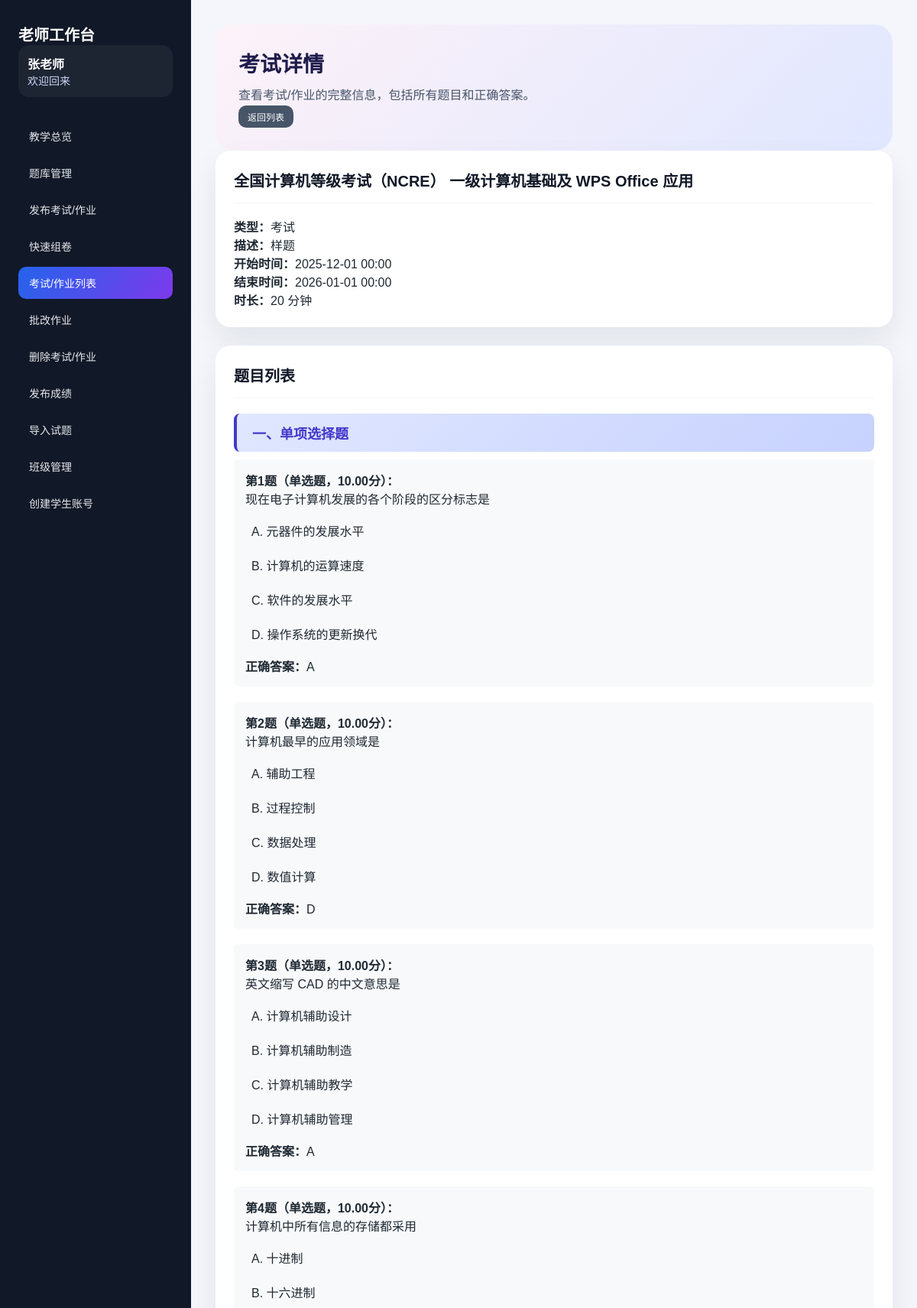
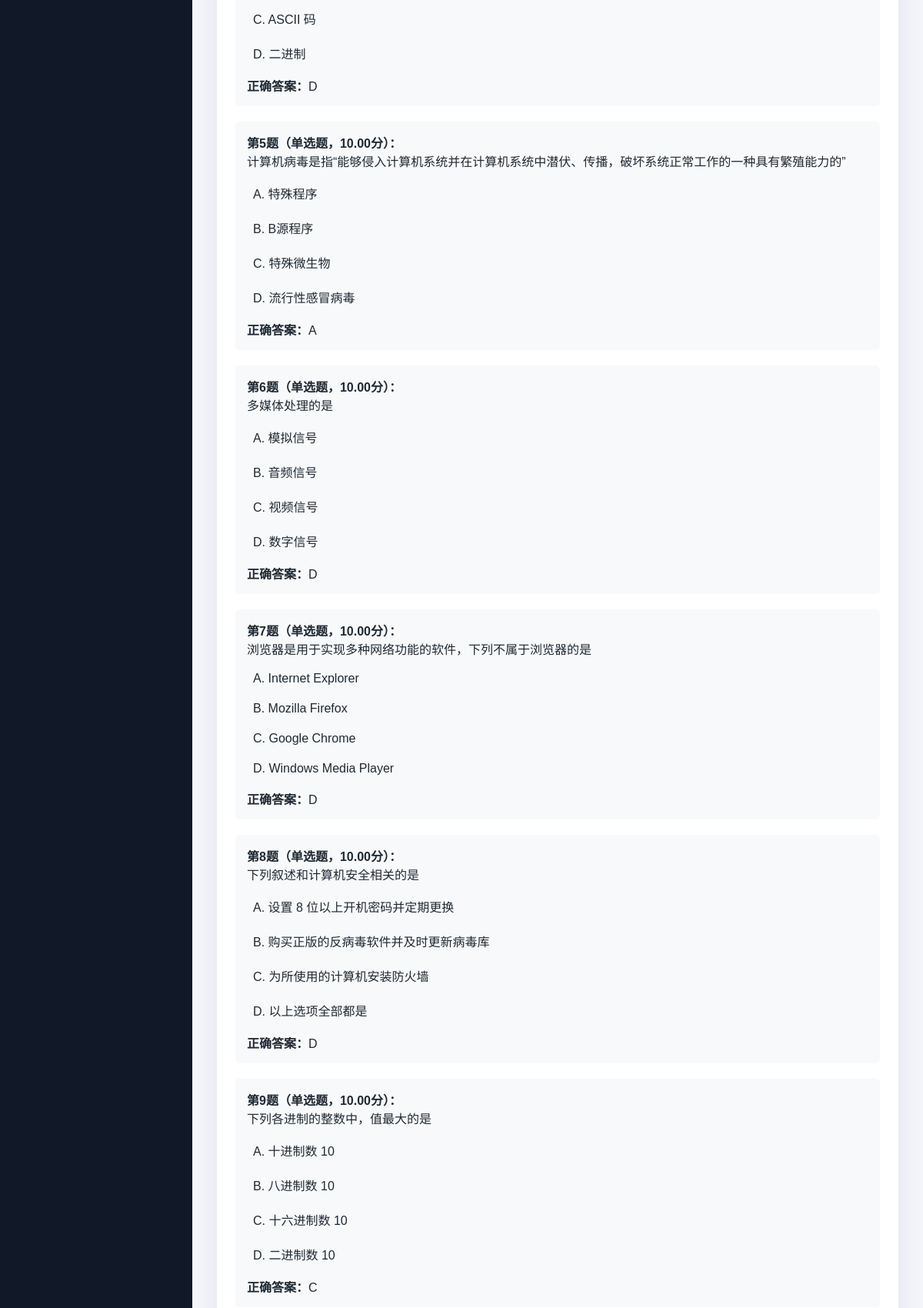
The page /teacher/exam_detail.php?id=2 (signed in, upper part) on the database its author committed (2 pictures, top to bottom).
### tables this page shows
CREATE TABLE `users` (
  `id` int(11) NOT NULL AUTO_INCREMENT,
  `username` varchar(50) NOT NULL,
  `password` varchar(255) NOT NULL,
  `name` varchar(50) NOT NULL,
  `role` enum('admin','teacher','student') NOT NULL DEFAULT 'student',
  `class_id` int(11) DEFAULT NULL COMMENT '班级ID，学生所属班级',
  `teacher_id` int(11) DEFAULT NULL COMMENT '创建该学生的老师ID',
  `created_by` int(11) DEFAULT NULL COMMENT '创建者ID',
  `created_at` datetime DEFAULT CURRENT_TIMESTAMP,
  PRIMARY KEY (`id`),
  UNIQUE KEY `username` (`username`),
  KEY `teacher_id` (`teacher_id`),
  KEY `created_by` (`created_by`),
  CONSTRAINT `users_ibfk_1` FOREIGN KEY (`teacher_id`) REFERENCES `users` (`id`) ON DELETE SET NULL,
  CONSTRAINT `users_ibfk_2` FOREIGN KEY (`created_by`) REFERENCES `users` (`id`) ON DELETE SET NULL
);

CREATE TABLE `exams` (
  `id` int(11) NOT NULL AUTO_INCREMENT,
  `title` varchar(200) NOT NULL,
  `description` text,
  `type` enum('exam','homework') NOT NULL DEFAULT 'exam',
  `teacher_id` int(11) NOT NULL,
  `start_time` datetime NOT NULL,
  `end_time` datetime NOT NULL,
  `duration` int(11) DEFAULT NULL COMMENT '考试时长（分钟）',
  `allow_retake` tinyint(1) DEFAULT '0' COMMENT '是否允许再次考试',
  `status` enum('draft','published','finished') DEFAULT 'draft',
  `created_at` datetime DEFAULT CURRENT_TIMESTAMP,
  PRIMARY KEY (`id`),
  KEY `teacher_id` (`teacher_id`),
  CONSTRAINT `exams_ibfk_1` FOREIGN KEY (`teacher_id`) REFERENCES `users` (`id`) ON DELETE CASCADE
);

CREATE TABLE `questions` (
  `id` int(11) NOT NULL AUTO_INCREMENT,
  `exam_id` int(11) NOT NULL,
  `question_text` text NOT NULL,
  `question_type` enum('single_choice','multiple_choice','judge','fill_blank','essay','big_question','answer_question') NOT NULL,
  `section_label` varchar(100) DEFAULT NULL COMMENT '大题标题或序号，如一、二',
  `options` text COMMENT 'JSON格式存储选项，适用于选择题',
  `correct_answer` text COMMENT '正确答案',
  `score` decimal(5,2) NOT NULL DEFAULT '0.00',
  `order_num` int(11) DEFAULT '0',
  `created_at` datetime DEFAULT CURRENT_TIMESTAMP,
  PRIMARY KEY (`id`),
  KEY `exam_id` (`exam_id`),
  CONSTRAINT `questions_ibfk_1` FOREIGN KEY (`exam_id`) REFERENCES `exams` (`id`) ON DELETE CASCADE
);

### config.php (called while the page is built, shortened)
<?php
function getDB() {
    static $pdo = null;
    if ($pdo === null) {
        try {
            $dsn = "mysql:host=" . DB_HOST . ";dbname=" . DB_NAME . ";charset=" . DB_CHARSET;
            $pdo = new PDO($dsn, DB_USER, DB_PASS);
            $pdo->setAttribute(PDO::ATTR_ERRMODE, PDO::ERRMODE_EXCEPTION);
            $pdo->setAttribute(PDO::ATTR_DEFAULT_FETCH_MODE, PDO::FETCH_ASSOC);
        } catch(PDOException $e) {
            die("数据库连接失败: " . $e->getMessage());
        }
    }
    return $pdo;
}
function getCurrentUser() {
    $pdo = getDB();
    $stmt = $pdo->prepare("SELECT * FROM users WHERE id = ?");
    $stmt->execute([$_SESSION['user_id']]);
    return $stmt->fetch();
}
?>

### teacher/exam_detail.php (the view, shortened to what this page needs)
<?php
require_once '../config.php';
require_once 'teacher_sidebar.php';
$pdo = getDB();
$user = getCurrentUser();
$examId = $_GET['id'] ?? 0;
$exam = $pdo->prepare("SELECT * FROM exams WHERE id = ? AND teacher_id = ?");
$exam->execute([$examId, $_SESSION['user_id']]);
$exam = $exam->fetch();
$questions = $pdo->prepare("SELECT * FROM questions WHERE exam_id = ? ORDER BY order_num");
$questions->execute([$examId]);
$questions = $questions->fetchAll();
?>
<!DOCTYPE html>
<html lang="zh-CN">
<head>
    <link rel="stylesheet" href="../style.css">
</head>
<body>
    <div class="app-shell">
        <?php renderTeacherSidebar('exam_list', $user); ?>
        <main class="app-content">
            <section class="page-hero">
                <div>
                    <h1>考试详情</h1>
                    <p>查看考试/作业的完整信息，包括所有题目和正确答案。</p>
                    <div class="hero-actions">
                        <a href="exam_list.php" class="btn btn-secondary btn-small">返回列表</a>
                    </div>
                </div>
            </section>
            <div class="card">
            <div class="card-header">
                <h2><?php echo htmlspecialchars($exam['title']); ?></h2>
            </div>
            <p><strong>类型：</strong><?php echo $exam['type'] === 'exam' ? '考试' : '作业'; ?></p>
            <p><strong>描述：</strong><?php echo htmlspecialchars($exam['description']); ?></p>
            <p><strong>开始时间：</strong><?php echo date('Y-m-d H:i', strtotime($exam['start_time'])); ?></p>
            <p><strong>结束时间：</strong><?php echo date('Y-m-d H:i', strtotime($exam['end_time'])); ?></p>
            <?php if ($exam['duration']): ?>
                <p><strong>时长：</strong><?php echo $exam['duration']; ?> 分钟</p>
            <?php endif; ?>
        </div>
        <div class="card">
            <div class="card-header">
                <h2>题目列表</h2>
            </div>
            <?php
            $lastSectionLabel = '';
            foreach ($questions as $index => $q):
                if (!empty($q['section_label']) && $q['section_label'] !== $lastSectionLabel):
                    $lastSectionLabel = $q['section_label'];
            ?>
                <div style="margin: 20px 0 10px 0; padding: 12px 20px; background: linear-gradient(135deg, #e0e7ff, #c7d2fe); border-left: 4px solid #4338ca; border-radius: 8px;">
                    <h3 style="margin: 0; color: #4338ca; font-size: 18px; font-weight: 600;"><?php echo htmlspecialchars($q['section_label']); ?></h3>
                </div>
            <?php
                elseif (empty($q['section_label'])):
                    $lastSectionLabel = '';
                endif;
            ?>
                <div style="margin-bottom: 20px; padding: 15px; background: #f8f9fa; border-radius: 5px;">
                    <p><strong>第<?php echo $index + 1; ?>题（<?php
                        $typeMap = [
                            'single_choice' => '单选题',
                            'multiple_choice' => '多选题',
                            'judge' => '判断题',
                            'fill_blank' => '填空题',
                            'essay' => '主观题',
                            'big_question' => '一大题',
                            'answer_question' => '二答题'
                        ];
                        echo $typeMap[$q['question_type']] ?? '主观题';
                    ?>，<?php echo $q['score']; ?>分）：</strong></p>
                    <p><?php echo nl2br(htmlspecialchars($q['question_text'])); ?></p>
                    <?php if (in_array($q['question_type'], ['single_choice', 'multiple_choice'])): ?>
                        <?php $options = json_decode($q['options'], true); ?>
                        <?php if ($options): ?>
                            <ul class="options-list">
                                <?php foreach ($options as $key => $value): ?>
                                    <li><?php echo $key; ?>. <?php echo htmlspecialchars($value); ?></li>
                                <?php endforeach; ?>
                            </ul>
                        <?php endif; ?>
                        <p><strong>正确答案：</strong><?php echo htmlspecialchars($q['correct_answer']); ?></p>
                    <?php elseif ($q['question_type'] === 'judge'): ?>
                        <p><strong>正确答案：</strong><?php echo htmlspecialchars($q['correct_answer']); ?></p>
                    <?php elseif ($q['question_type'] === 'fill_blank' && $q['correct_answer']): ?>
                        <p><strong>参考答案：</strong><?php echo htmlspecialchars($q['correct_answer']); ?></p>
                    <?php endif; ?>
                </div>
            <?php endforeach; ?>
        </div>
        </main>
    </div>
</body>
</html>

### teacher/teacher_sidebar.php (shortened to what this page needs)
<?php
function renderTeacherSidebar($activeKey = 'dashboard', $user = null) {
    $menu = [
        'dashboard' => ['label' => '教学总览', 'href' => 'index.php'],
        'question_bank' => ['label' => '题库管理', 'href' => 'question_bank.php'],
        'create_exam' => ['label' => '发布考试/作业', 'href' => 'create_exam.php'],
        'quick_generate' => ['label' => '快速组卷', 'href' => 'quick_generate_exam.php'],
        'exam_list' => ['label' => '考试/作业列表', 'href' => 'exam_list.php'],
        'grade' => ['label' => '批改作业', 'href' => 'grade_exam.php'],
        'delete' => ['label' => '删除考试/作业', 'href' => 'delete_exam.php'],
        'publish_score' => ['label' => '发布成绩', 'href' => 'publish_score.php'],
        'import' => ['label' => '导入试题', 'href' => 'import_exam.php'],
        'classes' => ['label' => '班级管理', 'href' => 'manage_classes.php'],
        'students' => ['label' => '创建学生账号', 'href' => 'create_student.php'],
    ];
    $userName = $user ? htmlspecialchars($user['name']) : '老师';
    ?>
    <aside class="app-sidebar" id="app-sidebar">
        <div>
            <div class="sidebar-brand">老师工作台</div>
            <div class="sidebar-user">
                <strong><?php echo $userName; ?></strong>
                <span>欢迎回来</span>
            </div>
        </div>
        <nav class="sidebar-menu">
            <?php foreach ($menu as $key => $item): ?>
                <a href="<?php echo $item['href']; ?>" class="<?php echo $key === $activeKey ? 'active' : ''; ?>" onclick="closeMobileMenu()">
                    <?php echo htmlspecialchars($item['label']); ?>
                </a>
            <?php endforeach; ?>
        </nav>
    </aside>
    <?php
}

### style.css (style rules this page uses)
* { margin: 0; padding: 0; box-sizing: border-box; }
body { font-family: 'Microsoft YaHei', Arial, sans-serif; background: #f4f6fb; min-height: 100vh; color: #1f2933; }
.app-shell { display: flex; min-height: 100vh; }
.app-sidebar { width: 250px; background: #111827; color: white; display: flex; flex-direction: column; padding: 30px 24px; gap: 30px; }
.sidebar-brand { font-size: 20px; font-weight: 600; }
.sidebar-user { background: rgba(255,255,255,0.05); border-radius: 14px; padding: 12px; }
.sidebar-user span { display: block; font-size: 14px; color: #cbd5f5; }
.sidebar-menu { display: flex; flex-direction: column; gap: 6px; flex: 1; }
.sidebar-menu a { color: #e5e7eb; padding: 11px 14px; border-radius: 10px; text-decoration: none; transition: background 0.2s, transform 0.2s; font-size: 14px; }
.sidebar-menu a.active { background: linear-gradient(120deg, #2563eb, #7c3aed); color: #fff; }
.app-content { flex: 1; padding: 32px; }
.page-hero { background: linear-gradient(135deg, #fdf2f8, #e0e7ff); border-radius: 24px; padding: 30px; display: flex; justify-content: space-between; gap: 40px; align-items: flex-start; }
.page-hero h1 { font-size: 28px; color: #1e1b4b; margin-bottom: 10px; }
.page-hero p { color: #475569; line-height: 1.6; }
.hero-actions { display: flex; gap: 10px; flex-wrap: wrap; }
.btn { padding: 10px 20px; border: none; border-radius: 10px; cursor: pointer; font-size: 14px; transition: all 0.3s; text-decoration: none; display: inline-block; text-align: center; font-weight: 500; }
.btn-secondary { background: #475569; color: white; }
.btn-small { padding: 6px 12px; font-size: 12px; }
.card { background: white; border-radius: 20px; padding: 24px; margin-bottom: 24px; box-shadow: 0 20px 40px rgba(15, 23, 42, 0.08); }
.card-header { border-bottom: 1px solid #f1f5f9; padding-bottom: 15px; margin-bottom: 18px; }
.card-header h2 { color: #111827; font-size: 20px; }
.options-list { list-style: none; margin: 10px 0; }
.options-list li { padding: 8px; margin: 5px 0; background: #f8f9fa; border-radius: 10px; }

### rows shown on the page
users: name "张老师"
exams: title "全国计算机等级考试（NCRE） 一级计算机基础及 WPS Office 应用", description "样题", start_time "2025-12-01 00:00", end_time "2026-01-01 00:00", duration "20"
questions: section_label "一、单项选择题", question_type "单选题", score "10.00", question_text "现在电子计算机发展的各个阶段的区分标志是", key "A", options "元器件的发展水平", key "B", options "计算机的运算速度", key "C", options "软件的发展水平", key "D", options "操作系统的更新换代", correct_answer "A"
questions: question_type "单选题", score "10.00", question_text "计算机最早的应用领域是", key "A", options "辅助工程", key "B", options "过程控制", key "C", options "数据处理", key "D", options "数值计算", correct_answer "D"
questions: question_type "单选题", score "10.00", question_text "英文缩写 CAD 的中文意思是", key "A", options "计算机辅助设计", key "B", options "计算机辅助制造", key "C", options "计算机辅助教学", key "D", options "计算机辅助管理", correct_answer "A"
questions: question_type "单选题", score "10.00", question_text "计算机中所有信息的存储都采用", key "A", options "十进制", key "B", options "十六进制", key "C", options "ASCII 码", key "D", options "二进制", correct_answer "D"
questions: question_type "单选题", score "10.00", question_text "计算机病毒是指“能够侵入计算机系统并在计算机系统中潜伏、传播，破坏系统正常工作的一种具有繁殖能力的”", key "A", options "特殊程序", key "B", options "B源程序", key "C", options "特殊微生物", key "D", options "流行性感冒病毒", correct_answer "A"
questions: question_type "单选题", score "10.00", question_text "多媒体处理的是", key "A", options "模拟信号", key "B", options "音频信号", key "C", options "视频信号", key "D", options "数字信号", correct_answer "D"
questions: question_type "单选题", score "10.00", question_text "浏览器是用于实现多种网络功能的软件，下列不属于浏览器的是", key "A", options "Internet Explorer", key "B", options "Mozilla Firefox", key "C", options "Google Chrome", key "D", options "Windows Media Player", correct_answer "D"
questions: question_type "单选题", score "10.00", question_text "下列叙述和计算机安全相关的是", key "A", options "设置 8 位以上开机密码并定期更换", key "B", options "购买正版的反病毒软件并及时更新病毒库", key "C", options "为所使用的计算机安装防火墙", key "D", options "以上选项全部都是", correct_answer "D"
questions: question_type "单选题", score "10.00", question_text "下列各进制的整数中，值最大的是", key "A", options "十进制数 10", key "B", options "八进制数 10", key "C", options "十六进制数 10", key "D", options "二进制数 10", correct_answer "C"

### other values the page prints
$item['label'] "教学总览"
$item['label'] "题库管理"
$item['label'] "发布考试/作业"
$item['label'] "快速组卷"
$item['label'] "考试/作业列表"
$item['label'] "批改作业"
$item['label'] "删除考试/作业"
$item['label'] "发布成绩"
$item['label'] "导入试题"
$item['label'] "班级管理"
$item['label'] "创建学生账号"
